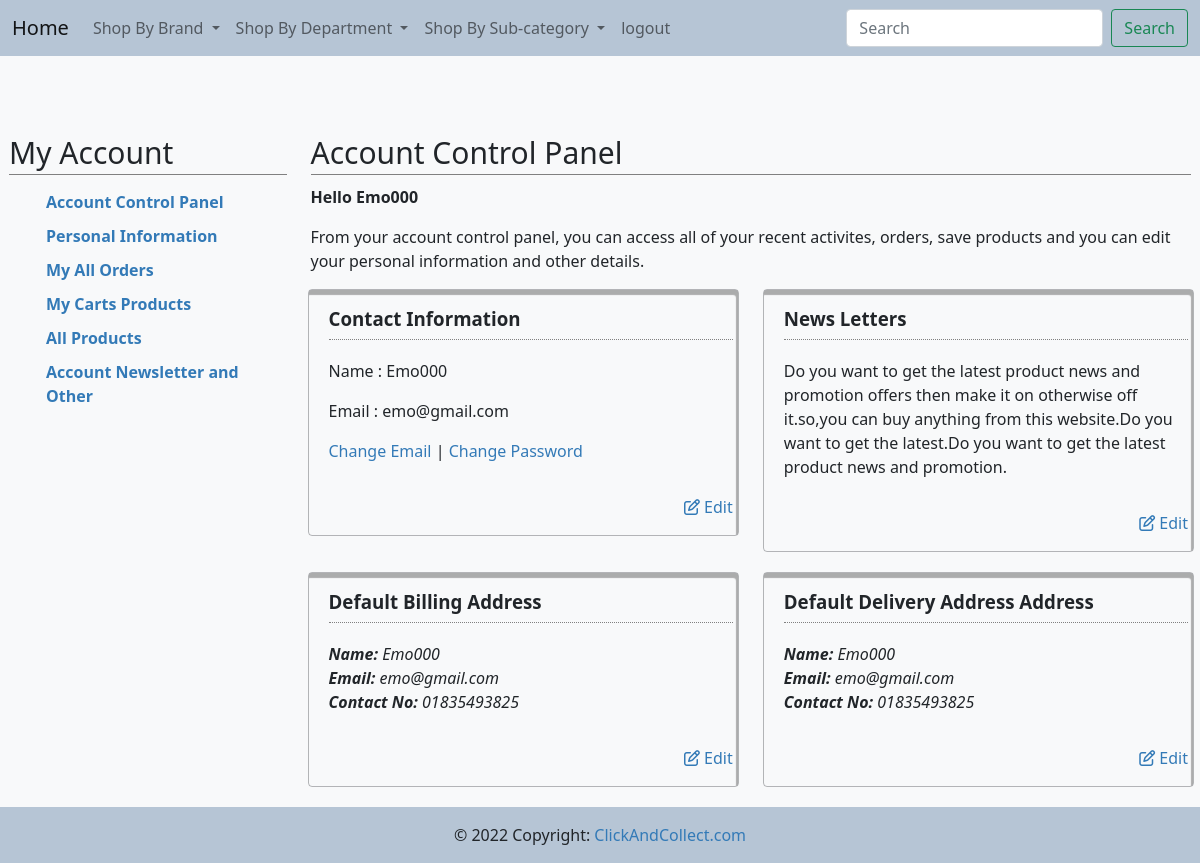
The page /customer/account.php (signed in) on the database as committed earlier.
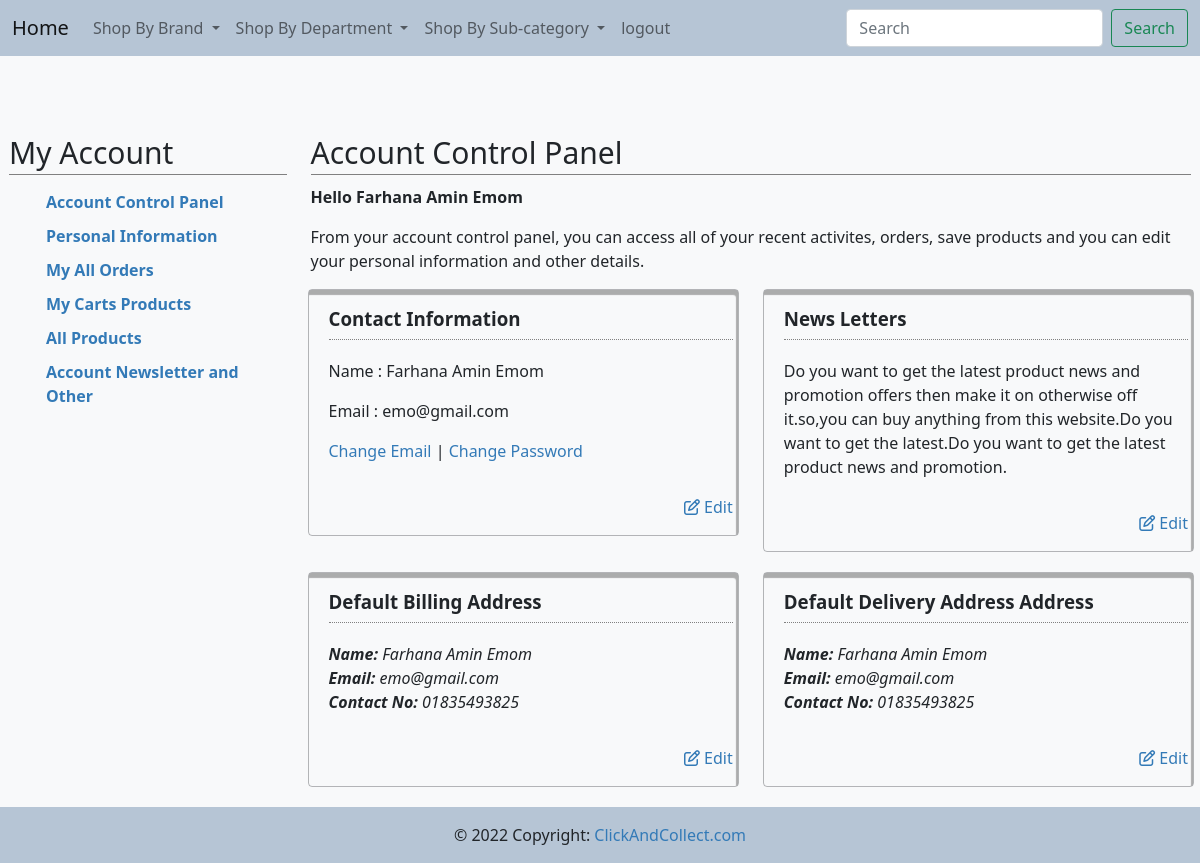
The same page on the database as committed later.
### tables this page shows
CREATE TABLE IF NOT EXISTS `customers` (
  `c_id` int(11) NOT NULL AUTO_INCREMENT,
  `name` varchar(100) NOT NULL,
  `email` varchar(100) NOT NULL,
  `address` varchar(100) DEFAULT NULL,
  `dob` date DEFAULT NULL,
  `gender` varchar(100) DEFAULT NULL,
  `mobile` varchar(100) NOT NULL,
  `pass` varchar(100) NOT NULL,
  `status` int(255) DEFAULT NULL,
  `img` varchar(255) DEFAULT NULL,
  PRIMARY KEY (`c_id`)
);

### customer/account.php (the view, shortened to what this page needs)
<?php include 'include/customerauth.php' ;
    include 'include/connection.php';
    $id=$_SESSION['id'];
    $query= "select * from customers where c_id=$id";
    $table = mysqli_query($con,$query);
    $row = mysqli_fetch_array($table);
    $name =$row['name'];
    $email = $row['email'];
    $mobile =$row["mobile"];
?>
<!DOCTYPE html>
<html lang="en">
<head>
  <link type="text/css" rel="stylesheet" href="css/font-awesome.min.css" />
  <link rel="stylesheet" href="https://stackpath.bootstrapcdn.com/bootstrap/5.0.0-alpha1/css/bootstrap.min.css">
  <link type="text/css" rel="stylesheet" href="css/font-awesome.min.css" />
  <link href="https://cdn.jsdelivr.net/npm/bootstrap@5.0.2/dist/css/bootstrap.min.css" rel="stylesheet">
  <link href="include/style.css" rel="stylesheet" />
</head>
<body>
<div class="b">
     <?php include 'include/navbar.php' ?>
</div>
<div class="account-page">
        <div class="container-fluid">
           <div class="row">
            <div class="col-sm-3">
               <?php include 'include/sidebar.php' ?>
            </div>
            <div class="col-sm-9">
                <h2>Account Control Panel</h2>
                <strong>Hello<?php echo "    ";
                            echo $name;?></strong><br />
                <p>From your account control panel, you can access all of your recent activites, orders, save products and you can edit your personal information and other details.</p>
                <div class="row">
                    <div class="col-md-6 col-sm-6">
                        <div class="well">
                            <h3>Contact Information</h3>
                            <p>Name : <?php echo $name?></p>
                            <p>Email : <?php echo $email?></p>
                            <p><a href="account_change_email.php">Change Email</a> | <a href="account_change_password.php">Change Password</a></p>
                            <p class="pull-right"><a href="account_information.php"><i class="fa fa-edit"></i> Edit</a></p>
                            <div class="clearfix"></div>
                        </div>
                    </div>
                    <div class="col-md-6 col-sm-6">
                        <div class="well">
                            <h3>News Letters</h3>
                            <p>Do you want to get the latest product news and promotion offers then make it on otherwise off it.so,you can buy anything from this website.Do you want to get the latest.Do you want to get the latest product news and promotion.</p>
                            <p class="pull-right"><a href="account_newsletter.php"><i class="fa fa-edit"></i> Edit</a></p>
                            <div class="clearfix"></div>
                        </div>
                    </div>
                 </div>
                  <div class = "row">
                    <div class="col-md-6 col-sm-6">
                        <div class="well">
                            <h3>Default Billing Address</h3>
                            <address class="address">
                                <strong>Name:</strong>  <?php echo $name?> <br />
                                <strong>Email:</strong>  <?php echo $email?> <br />
                                <strong>Contact No:</strong>  <?php echo $mobile?><br />
                            </address>
                            <p class="pull-right"><a href="#"><i class="fa fa-edit"></i> Edit</a></p>
                            <div class="clearfix"></div>
                        </div>
                    </div>
                    <div class="col-md-6 col-sm-6">
                        <div class="well">
                        <h3>Default Delivery Address Address</h3>
                            <address class="address">
                                <strong>Name:</strong>  <?php echo $name?> <br />
                                <strong>Email:</strong>  <?php echo $email?> <br />
                                <strong>Contact No:</strong>  <?php echo $mobile?><br />
                            </address>
                            <p class="pull-right"><a href="#"><i class="fa fa-edit"></i> Edit</a></p>
                            <div class="clearfix"></div>
                        </div>
                    </div>
                </div>
            </div>
        </div>
    </div>
</div>
<?php include 'include/footer.php' ?>
</body>
</html>

Rows that differ between the two databases and show on the page:
changed customers "emo@gmail.com": name "Emo000" → "Farhana Amin Emom"
